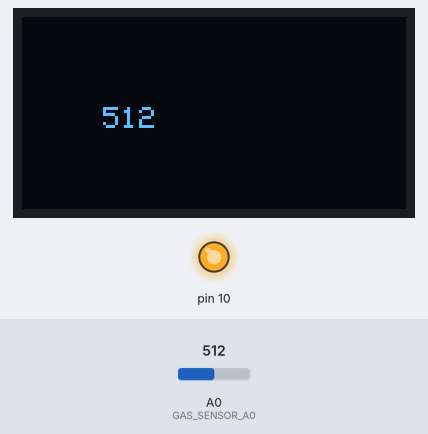
Recording of a sketch running on a simulated Arduino Uno, built with avr-gcc and run on an emulated ATmega328P. On the bench: 128×64 one-colour display, output pins drawn as LEDs (lit = HIGH). The test bench sets the inputs (shaded band); at power-on: A0 (GAS_SENSOR_A0) = 512.

Above: at 1.2 s.
1.3 s: A0 (GAS_SENSOR_A0) set to 716
At 2.3 s:
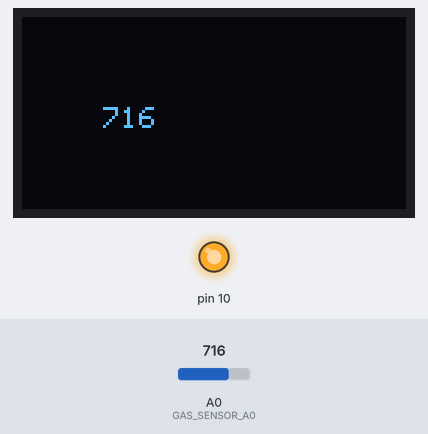
2.9 s: A0 (GAS_SENSOR_A0) set to 900
At 4.2 s:
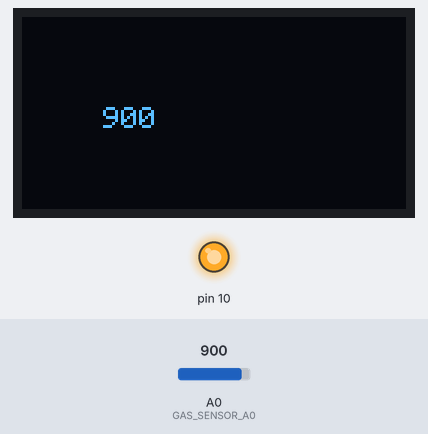
4.5 s: A0 (GAS_SENSOR_A0) set to 1023
At 5.0 s:
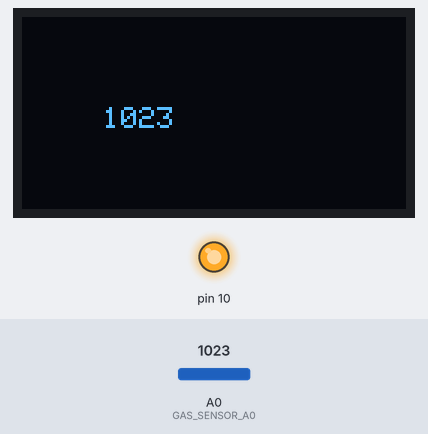
Timing chart, 0 to 7.5 s (numbered marks = the images above; inputs shaded):
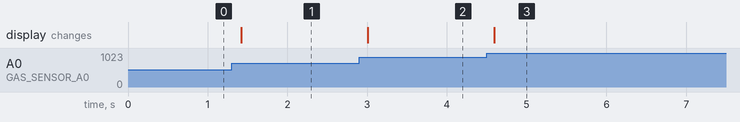

Measured:
- after the input at 1.3 s, the display: changes after 0.12 s (image 1)
- after the input at 2.9 s, the display: changes after 0.10 s (image 2)
- after the input at 4.5 s, the display: changes after 0.09 s (image 3)

The sketch:

ArduinoGasSensor.ino
```cpp
#include <SPI.h>
#include <Adafruit_SSD1306.h>
#include <Adafruit_GFX.h>

#define SCREEN_WIDTH 128
#define SCREEN_HEIGHT 64
#define GAS_SENSOR_A0 A0

Adafruit_SSD1306 display(SCREEN_WIDTH, SCREEN_HEIGHT, &Wire, -1);

void setup()
{
    pinMode(GAS_SENSOR_A0, INPUT);
    SPI.begin();
    display.begin(SSD1306_SWITCHCAPVCC, 0x3C);
}

void loop()
{
    display.clearDisplay();
    display.setTextSize(1);
    display.setTextColor(WHITE);
    display.setCursor(27, 30);
    display.print(analogRead(GAS_SENSOR_A0));
    display.display();
    delay(200);
}
```
